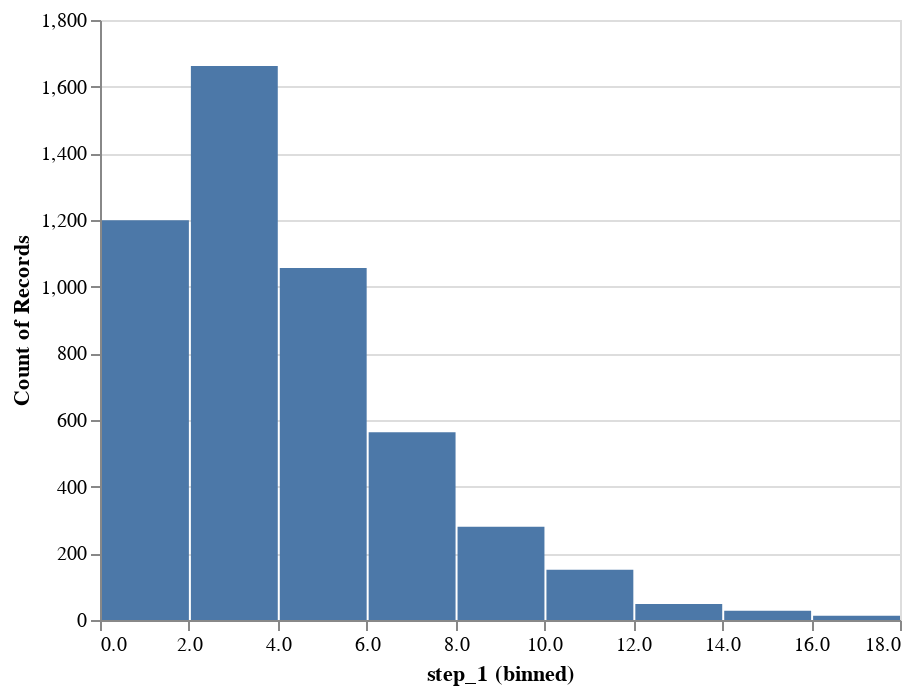

The cell this chart's notebook holds for it:
### Markdown cell above
# chart6

### Code cell
df_elements = pd.DataFrame(pd.read_csv('widgets.csv'), columns=['step_1', 'step_2', 'step_3'])[:5000]
df_elements = df_elements.reset_index(level=0)
alt.Chart(df_elements).mark_bar(orient='horizontal').encode(
    x=alt.X('step_1', bin=True), y='count()'
)

### Figure 1 — Vega-Lite specification as saved in the notebook (floating-point values rounded to 4 significant figures; data arrays with more than 128 entries replaced by an {"elided": "..."} marker saying what was removed)
{"config": {"view": {"continuousWidth": 400, "continuousHeight": 300}}, "data": {"name": "data-aec4206e2fd1f37140827abfb0eecadf"}, "mark": {"type": "bar", "orient": "horizontal"}, "encoding": {"x": {"bin": true, "field": "step_1", "type": "quantitative"}, "y": {"aggregate": "count", "type": "quantitative"}}, "$schema": "https://vega.github.io/schema/vega-lite/v4.17.0.json", "datasets": {"data-aec4206e2fd1f37140827abfb0eecadf": {"elided": "5000 records"}}}
